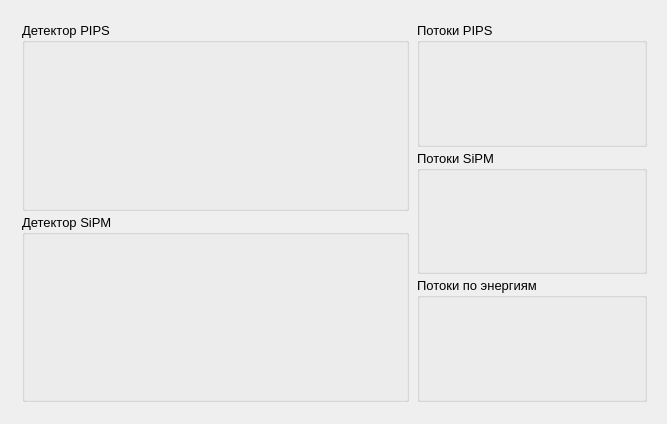
<?xml version="1.0" encoding="UTF-8"?>
<ui version="4.0">
 <class>Form</class>
 <widget class="QWidget" name="Form">
  <property name="geometry">
   <rect>
    <x>0</x>
    <y>0</y>
    <width>667</width>
    <height>424</height>
   </rect>
  </property>
  <property name="windowTitle">
   <string>Form</string>
  </property>
  <layout class="QGridLayout" name="gridLayout">
   <item row="0" column="0">
    <widget class="QWidget" name="graph_widget" native="true">
     <property name="sizePolicy">
      <sizepolicy hsizetype="Expanding" vsizetype="Expanding">
       <horstretch>0</horstretch>
       <verstretch>0</verstretch>
      </sizepolicy>
     </property>
     <layout class="QGridLayout" name="gridLayout_4">
      <property name="leftMargin">
       <number>2</number>
      </property>
      <property name="topMargin">
       <number>2</number>
      </property>
      <property name="rightMargin">
       <number>0</number>
      </property>
      <property name="bottomMargin">
       <number>2</number>
      </property>
      <property name="spacing">
       <number>2</number>
      </property>
      <item row="0" column="0">
       <layout class="QVBoxLayout" name="verticalLayout_graph" stretch="0">
        <property name="spacing">
         <number>2</number>
        </property>
        <property name="leftMargin">
         <number>1</number>
        </property>
        <property name="topMargin">
         <number>1</number>
        </property>
        <property name="rightMargin">
         <number>1</number>
        </property>
        <property name="bottomMargin">
         <number>1</number>
        </property>
        <item>
         <layout class="QHBoxLayout" name="horizontalLayout_4" stretch="5,3">
          <property name="leftMargin">
           <number>5</number>
          </property>
          <property name="topMargin">
           <number>5</number>
          </property>
          <property name="rightMargin">
           <number>5</number>
          </property>
          <property name="bottomMargin">
           <number>5</number>
          </property>
          <item>
           <layout class="QVBoxLayout" name="verticalLayout_5" stretch="1,1">
            <property name="spacing">
             <number>3</number>
            </property>
            <property name="sizeConstraint">
             <enum>QLayout::SetDefaultConstraint</enum>
            </property>
            <property name="leftMargin">
             <number>3</number>
            </property>
            <property name="topMargin">
             <number>3</number>
            </property>
            <property name="rightMargin">
             <number>3</number>
            </property>
            <property name="bottomMargin">
             <number>3</number>
            </property>
            <item>
             <widget class="QGroupBox" name="groupBox_4">
              <property name="minimumSize">
               <size>
                <width>0</width>
                <height>0</height>
               </size>
              </property>
              <property name="font">
               <font>
                <pointsize>10</pointsize>
               </font>
              </property>
              <property name="styleSheet">
               <string notr="true"/>
              </property>
              <property name="title">
               <string>Детектор PIPS</string>
              </property>
              <layout class="QHBoxLayout" name="horizontalLayout_7" stretch="1">
               <property name="spacing">
                <number>2</number>
               </property>
               <property name="leftMargin">
                <number>2</number>
               </property>
               <property name="topMargin">
                <number>2</number>
               </property>
               <property name="rightMargin">
                <number>2</number>
               </property>
               <property name="bottomMargin">
                <number>2</number>
               </property>
               <item>
                <layout class="QHBoxLayout" name="vLayout_pips"/>
               </item>
              </layout>
             </widget>
            </item>
            <item>
             <widget class="QGroupBox" name="groupBox_5">
              <property name="minimumSize">
               <size>
                <width>0</width>
                <height>0</height>
               </size>
              </property>
              <property name="font">
               <font>
                <pointsize>10</pointsize>
               </font>
              </property>
              <property name="styleSheet">
               <string notr="true"/>
              </property>
              <property name="title">
               <string>Детектор SiPM</string>
              </property>
              <layout class="QHBoxLayout" name="horizontalLayout_8" stretch="1">
               <property name="spacing">
                <number>2</number>
               </property>
               <property name="leftMargin">
                <number>2</number>
               </property>
               <property name="topMargin">
                <number>2</number>
               </property>
               <property name="rightMargin">
                <number>2</number>
               </property>
               <property name="bottomMargin">
                <number>2</number>
               </property>
               <item>
                <layout class="QVBoxLayout" name="vLayout_sipm">
                 <property name="spacing">
                  <number>0</number>
                 </property>
                 <property name="leftMargin">
                  <number>2</number>
                 </property>
                 <property name="topMargin">
                  <number>2</number>
                 </property>
                 <property name="rightMargin">
                  <number>2</number>
                 </property>
                 <property name="bottomMargin">
                  <number>2</number>
                 </property>
                </layout>
               </item>
              </layout>
             </widget>
            </item>
           </layout>
          </item>
          <item>
           <layout class="QVBoxLayout" name="verticalLayout_8" stretch="1,1,1">
            <property name="spacing">
             <number>3</number>
            </property>
            <property name="leftMargin">
             <number>3</number>
            </property>
            <property name="topMargin">
             <number>3</number>
            </property>
            <property name="rightMargin">
             <number>3</number>
            </property>
            <property name="bottomMargin">
             <number>3</number>
            </property>
            <item>
             <widget class="QGroupBox" name="groupBox_6">
              <property name="minimumSize">
               <size>
                <width>0</width>
                <height>0</height>
               </size>
              </property>
              <property name="font">
               <font>
                <pointsize>10</pointsize>
               </font>
              </property>
              <property name="styleSheet">
               <string notr="true"/>
              </property>
              <property name="title">
               <string>Потоки PIPS</string>
              </property>
              <layout class="QVBoxLayout" name="verticalLayout_16">
               <property name="spacing">
                <number>2</number>
               </property>
               <property name="leftMargin">
                <number>2</number>
               </property>
               <property name="topMargin">
                <number>2</number>
               </property>
               <property name="rightMargin">
                <number>2</number>
               </property>
               <property name="bottomMargin">
                <number>2</number>
               </property>
               <item>
                <layout class="QVBoxLayout" name="vLayout_gist_pips">
                 <property name="spacing">
                  <number>0</number>
                 </property>
                 <property name="leftMargin">
                  <number>2</number>
                 </property>
                 <property name="topMargin">
                  <number>2</number>
                 </property>
                 <property name="rightMargin">
                  <number>2</number>
                 </property>
                 <property name="bottomMargin">
                  <number>2</number>
                 </property>
                </layout>
               </item>
              </layout>
             </widget>
            </item>
            <item>
             <widget class="QGroupBox" name="groupBox_8">
              <property name="minimumSize">
               <size>
                <width>0</width>
                <height>0</height>
               </size>
              </property>
              <property name="font">
               <font>
                <pointsize>10</pointsize>
               </font>
              </property>
              <property name="styleSheet">
               <string notr="true"/>
              </property>
              <property name="title">
               <string>Потоки SiPM</string>
              </property>
              <layout class="QVBoxLayout" name="verticalLayout_18">
               <property name="spacing">
                <number>2</number>
               </property>
               <property name="leftMargin">
                <number>2</number>
               </property>
               <property name="topMargin">
                <number>2</number>
               </property>
               <property name="rightMargin">
                <number>2</number>
               </property>
               <property name="bottomMargin">
                <number>2</number>
               </property>
               <item>
                <layout class="QVBoxLayout" name="vLayout_gist_sipm">
                 <property name="spacing">
                  <number>0</number>
                 </property>
                 <property name="leftMargin">
                  <number>2</number>
                 </property>
                 <property name="topMargin">
                  <number>2</number>
                 </property>
                 <property name="rightMargin">
                  <number>2</number>
                 </property>
                 <property name="bottomMargin">
                  <number>2</number>
                 </property>
                </layout>
               </item>
              </layout>
             </widget>
            </item>
            <item>
             <widget class="QGroupBox" name="groupBox_7">
              <property name="minimumSize">
               <size>
                <width>0</width>
                <height>0</height>
               </size>
              </property>
              <property name="font">
               <font>
                <pointsize>10</pointsize>
               </font>
              </property>
              <property name="styleSheet">
               <string notr="true"/>
              </property>
              <property name="title">
               <string>Потоки по энергиям</string>
              </property>
              <layout class="QVBoxLayout" name="verticalLayout_17">
               <property name="spacing">
                <number>2</number>
               </property>
               <property name="leftMargin">
                <number>2</number>
               </property>
               <property name="topMargin">
                <number>2</number>
               </property>
               <property name="rightMargin">
                <number>2</number>
               </property>
               <property name="bottomMargin">
                <number>2</number>
               </property>
               <item>
                <layout class="QVBoxLayout" name="vLayout_gist_EdE">
                 <property name="spacing">
                  <number>0</number>
                 </property>
                 <property name="leftMargin">
                  <number>2</number>
                 </property>
                 <property name="topMargin">
                  <number>2</number>
                 </property>
                 <property name="rightMargin">
                  <number>2</number>
                 </property>
                 <property name="bottomMargin">
                  <number>2</number>
                 </property>
                </layout>
               </item>
              </layout>
             </widget>
            </item>
           </layout>
          </item>
         </layout>
        </item>
       </layout>
      </item>
     </layout>
    </widget>
   </item>
  </layout>
 </widget>
 <resources/>
 <connections/>
</ui>
